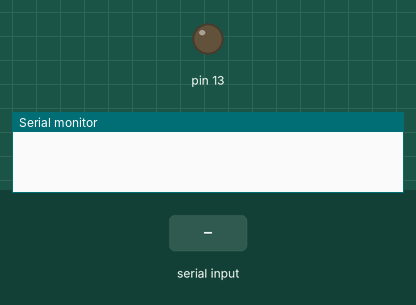
Simulated run of this sketch. Board: Arduino Uno, built with avr-gcc and run on an emulated ATmega328P. Parts: output pins drawn as LEDs (lit = HIGH), the last lines printed to the serial monitor. The inputs (shaded band) are chosen by the test bench.

Above: at 1.2 s.
1.3 s: "a" received over Serial
At 1.7 s:
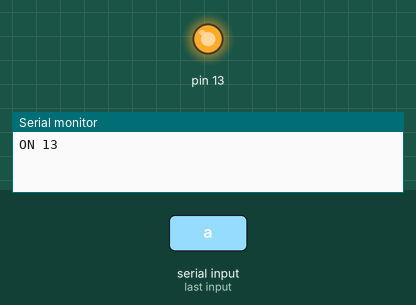
2.8 s: "s" received over Serial
At 4.0 s:
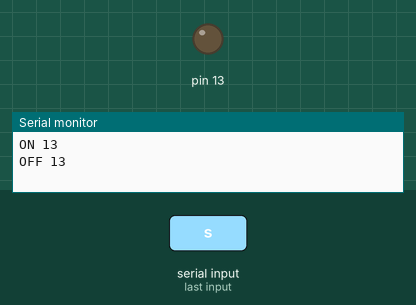
Timing chart, 0 to 5.8 s (numbered marks = the images above; inputs shaded):
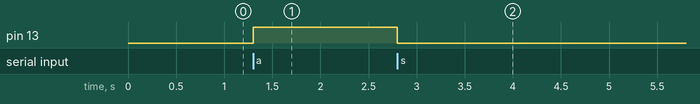

Measured:
- after the input at 1.3 s, pin 13: LOW → HIGH at once
- after the input at 2.8 s, pin 13: HIGH → LOW at once

The sketch:

ComandiDaPc.ino
```cpp
/* COMUNICARE DA PC AD ARDUINO

*/

char comando;

void setup() {
  pinMode(13, OUTPUT);
  Serial.begin(9600);

}

void loop() {
  comando = Serial.read();
if (comando == 'a'){
  digitalWrite(13, HIGH);
  Serial.println("ON 13");
}
if (comando == 's'){
digitalWrite(13, LOW);
Serial.println("OFF 13");
}

}
```
